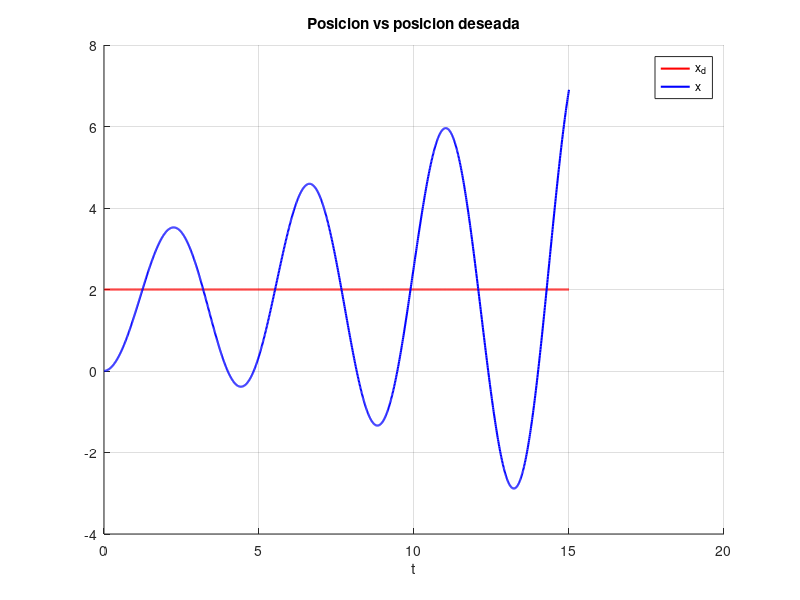
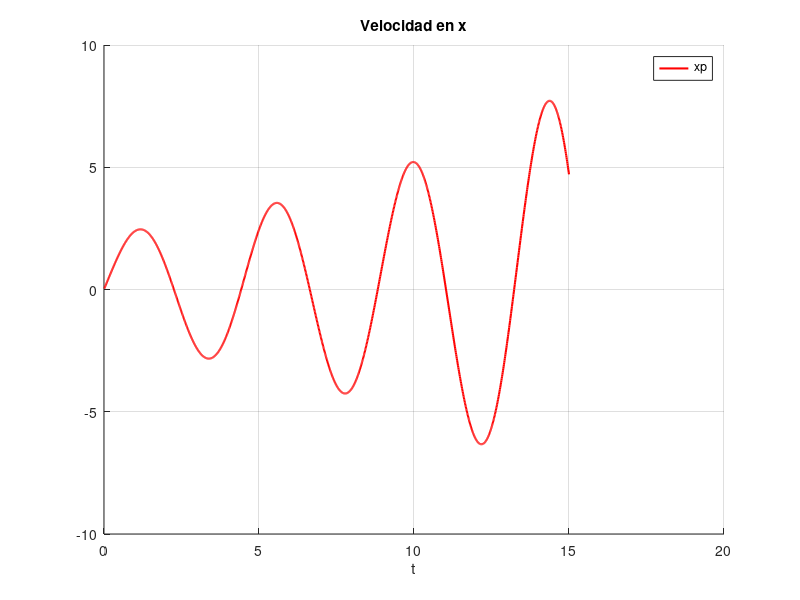
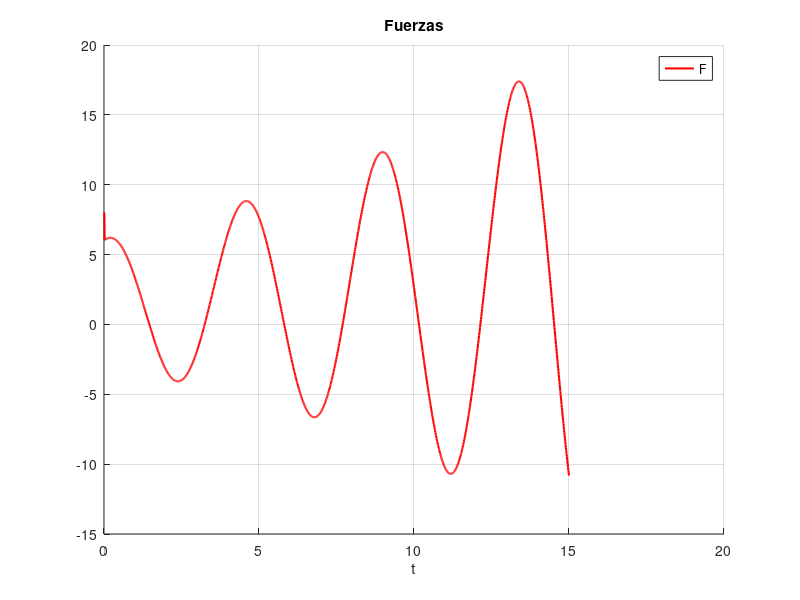
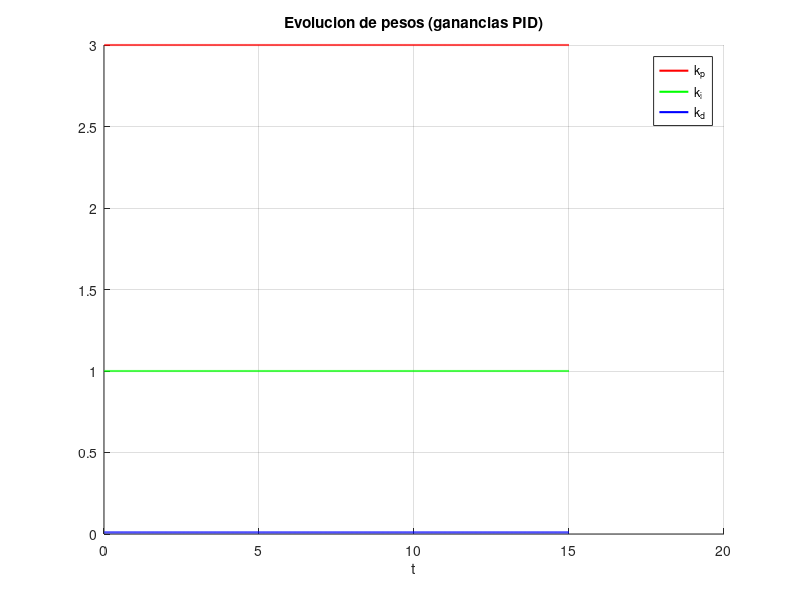

Source code (MATLAB) for these figures, in order:
close all; 
clear; clc;

k = 1; % Resorte
b = 0.1; % Amortiguador
m = 2; % Masa
F = 0; % Fuerza externa

x = 0; % Posicion de masa
x_p = 0; % Velocidad
x_d = 2; % Posicion deseada

w = [3 1 0.01]'; % Pesos (ganancias PID)

e = [0 0 0]'; % Errores PID
e_old = 0; % Error en paso anterior

t = 0.01; % Tiempo de integracion
S = 15; % Tiempo total de simulacion

% Matrices para graficas
x_plot = zeros(1, S / t);
xp_plot = zeros(1, S / t);
xd_plot = zeros(1, S / t);
w_plot = zeros(3, S / t);
q_plot = x_plot;
time = t : t : S; % Vector de tiempo

%% Simulacion
for i = 1 : (S / t)
    % Calcular errores
    e(1) = x_d - x; % Proporcional
    e(2) = e(2) + e(1) * t; % Integral
    e(3) = (e(1) - e_old)/t; % Derivativa
    
    F = w' * e; % Calcular fuerza 
    
    w_plot(:, i) = w; % Guardar pesos
    
    x_pp = (F - k*x - b*x_p)/m; % Calcular aceleracion
    x_p = x_p + x_pp * t; % Calcular velocidad
    x = x + x_p * t + (1/2)*x_pp*t^2; % Calcular posicion
    
    % Guardar para las graficas
    x_plot(i) = x;
    xp_plot(i) = x_p;
    xd_plot(i) = x_d;
    q_plot(i) = F;
    
    % Actualizar error anterior
    e_old = e(1);
end
%% Graficas
figure(1)
grid on
hold on
plot(time, xd_plot, 'r', 'LineWidth', 1.5);
plot(time, x_plot, 'b', 'LineWidth', 1.5);
xlabel('t')
legend('x_d', 'x')
title('Posicion vs posicion deseada')

figure(2)
grid on
hold on
plot(time, xp_plot, 'r', 'LineWidth', 1.5);
xlabel('t')
legend('xp')
title('Velocidad en x', 'LineWidth', 1.5)

figure(3)
grid on
hold on
plot(time, q_plot, 'r', 'LineWidth', 1.5);
xlabel('t')
legend('F')
title('Fuerzas')

figure(4)
grid on
hold on
plot(time, w_plot(1, :), 'r', 'LineWidth', 1.5);
plot(time, w_plot(2, :), 'g', 'LineWidth', 1.5);
plot(time, w_plot(3, :), 'b', 'LineWidth', 1.5);
xlabel('t')
legend('k_p', 'k_i', 'k_d')
title('Evolucion de pesos (ganancias PID)')

pid_plot = [x_plot; xp_plot; xd_plot; w_plot; q_plot];
save('pid.mat', 'pid_plot')